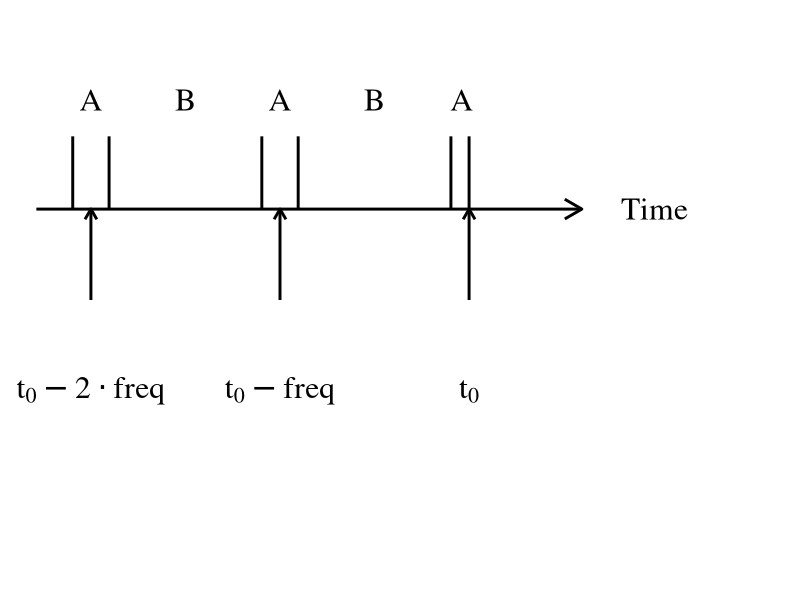
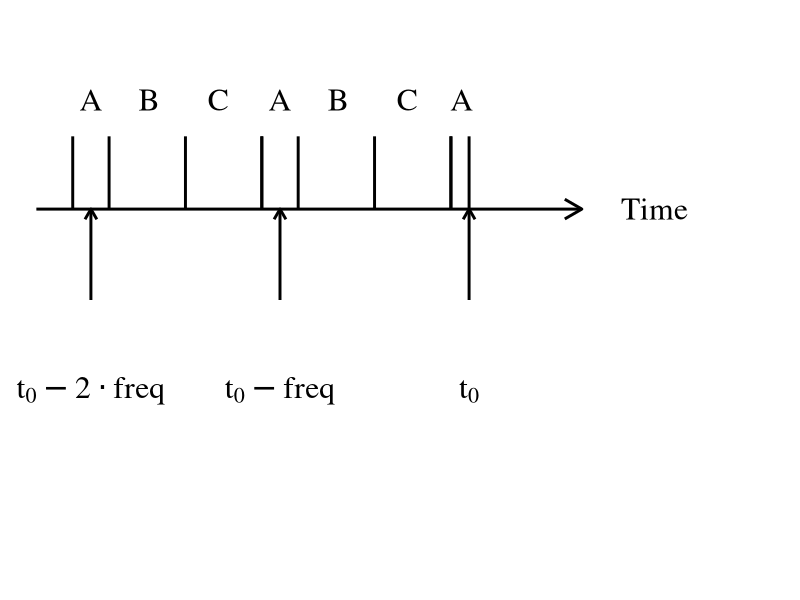

Source code (R) for these figures, in order:
#!/usr/bin/env Rscript
# Create plots for fig:fPlot in vignette("monitoringCounts")
# Author: Ma"elle Salmon
# Code removed from vignette to drop ggplot2 dependency
library(ggplot2)

# for rectanges
widthRectangles <- 10
# dimensions for the ticks
heightTick <- 4
xTicks <- c(15,67,119)
yTicksStart <- rep(0,3)
yTicksEnd <- rep(0,3)
yTicksEnd2 <- rep(-5,3)
textTicks <- c("t-2*p","t-p","t[0]")
xBigTicks <- c(xTicks[1:2]-widthRectangles/2,xTicks[1:2]+widthRectangles/2,xTicks[3]-widthRectangles/2,xTicks[3])
yTicksBigEnd <- rep(0,6)
yTicksBigStart <- rep(heightTick,6)
# to draw the horizontal line
vectorDates <- rep(0,150)
dates <- seq(1:150)
data <- data.frame(dates,vectorDates)
xPeriods <- c(15,67,117,15+26,67+26)

p <- ggplot() +
# white
  theme_void() +
  geom_segment(aes(x = 0, y = -20, xend = 200, yend = 10), size=2,
               arrow = arrow(length = unit(0.5, "cm")), colour ='white')   +
# time arrow
  geom_segment(aes(x = 0, y = 0, xend = 150, yend = 0), size=1,
               arrow = arrow(length = unit(0.5, "cm")))   +
# ticks
  geom_segment(aes(x = xTicks, y = yTicksEnd2, xend = xTicks, yend = yTicksStart ), arrow = arrow(length = unit(0.3, "cm")),size=1) +
# big ticks
  geom_segment(aes(x = xBigTicks, y = yTicksBigStart, xend = xBigTicks, yend = yTicksBigEnd*2), size=1) +
# time label
  annotate("text", label = "Time", x = 170, y = 0, size = 8, colour = "black",
           family="serif") +
# ticks labels
  annotate('text',label=c("t[0]-2 %.% freq","t[0]-freq","t[0]"),x = xTicks,
           y = yTicksEnd - 10, size = 8,family="serif",parse=T)

## noPeriods = 2
pdf("fPlot1.pdf", width = 7, height = 3, colormodel = "gray")
p +
# periods labels
annotate('text',label=c("A","A","A","B","B"),x = xPeriods,
         y = rep(6,5), size = 8,family="serif",parse=T)
dev.off()

## noPeriods = 3
yTicksBigEnd2 <- rep(0,4)
yTicksBigStart2 <- rep(heightTick,4)
newX <- c(xTicks[1:2]+widthRectangles/2+52-widthRectangles,xTicks[1:2]+52/2)
xPeriods <- c(15,67,117,15+16,67+16,15+35,67+35)
pdf("fPlot2.pdf", width = 7, height = 3, colormodel = "gray")
p +
  geom_segment(aes(x = newX, y = yTicksBigStart2, xend = newX, yend = yTicksBigEnd2), size=1) +
# periods labels
annotate('text',label=c("A","A","A","B","B","C","C"),x = xPeriods,
         y = rep(6,7), size = 8,family="serif",parse=T)
dev.off()
